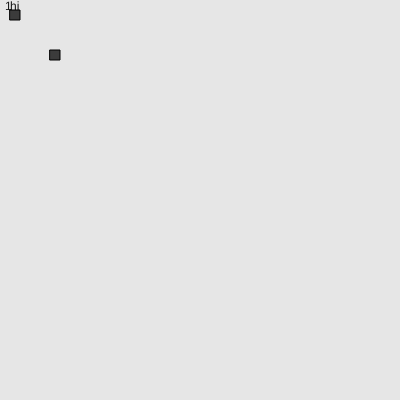
Frame 1 (no input)
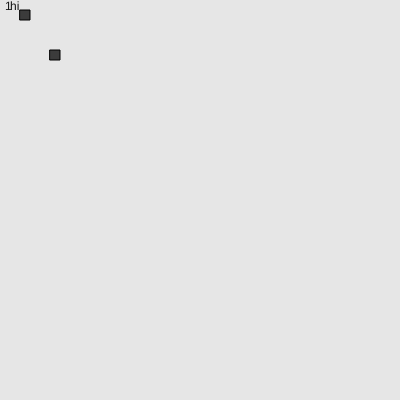
Frame 60 (no input)
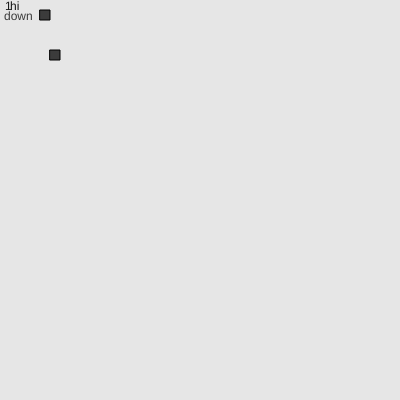
Frame 120 (the mouse pressed at the canvas centre since frame 60)

The p5.js sketch that drew these frames (run headless with seeded random() and noise() and a simulated clock; from frame 60 on, the mouse is pressed at the canvas centre):

// p5.js sketch
// ── sketch.js
let y = 200;
let x = 5;
let stepx = 2;
let stepy = 2;
function setup() {
  // put setup code here
  createCanvas(400,400);
  background(230);
  text('I love you Katie', 10, 60);
  fill(0, 102, 153, 51);
  frameRate(60);
 snake = new Snake();
  snake.addCell();
  food = new Cell(50,50,null, true);
  ticksCap = 30;
  ticks = 0;
}

function draw() {
  // put drawing code here
  fill(20);
  background(230);
text("hi",10,10);

  snake.draw();
  food.draw();
  console.log(snake);

  if (mouseIsPressed){
  text("down",4,20);
  if (mouseX < 200&& mouseY <200 ){
  snake.changeDir("LEFT");
  }else if (mouseX > 200&& mouseY <200 ){
  snake.changeDir("RIGHT");
  }if (mouseX < 200&& mouseY >200 ){
  snake.changeDir("DOWN");
  }if (mouseX > 200&& mouseY >200 ){
  snake.changeDir("UP");
  }
  }

//  text(keyboardDown, 10,10);
}

function Snake(){
    this.x = 10;
    this.y = 10;
    this.xDir  = 1;
    this.yDir = 0;
    this.fed = false;
    this.cells = [];



    this.draw = function(){
    fill(27);
    text(this.cells.length, 5,10);
     if (ticks >= ticksCap){
    this.cells.forEach(cell => {
            cell.move(this.xDir, this.yDir);
        });
        ticks = 0;
        this.fed = false;
    }ticks ++;

    this.cells.forEach(cell => {
            cell.draw();
        });

        if (!this.fed  && (this.cells[this.cells.length -1].x == food.x) && (this.cells[this.cells.length - 1].y == food.y)){
          this.addCell(this.cells[0]);
          this.fed = true;
        }
    };
     this.addCell = function(leader){
      let cell = new Cell(this.x, this.y,leader);
      this.cells.unshift(cell);
     };

    this.changeDir = function(dir){
        if (dir === "UP"){
            this.xDir = 0;
            this.yDir = -1;
        }else if (dir === "DOWN"){
            this.xDir = 0;
            this.yDir = +1;
        }else if (dir === "LEFT"){
            this.xDir = -1;
            this.yDir = 0;
        }else if (dir === "RIGHT"){
            this.xDir = 1;
            this.yDir = 0;
        }
    };

}

function Cell(x,y,leader, food){
    this.x = x;
    this.y = y;
    this.size = 10;
    this.food = food;
    this.leader = leader;

    if (leader){
      this.x = leader.x;
      this.y = leader.y;
    }
    this.draw = function() {
        fill(59);
        rect(this.x, this.y, this.size, this.size);
    };

    this.move = function(xDir, yDir){
        if (this.leader){
           this.x = this.leader.x;
           this.y = this.leader.y;
        }
        else {
        this.x += xDir * 10;
        this.y += yDir *10;
        }

}
}
